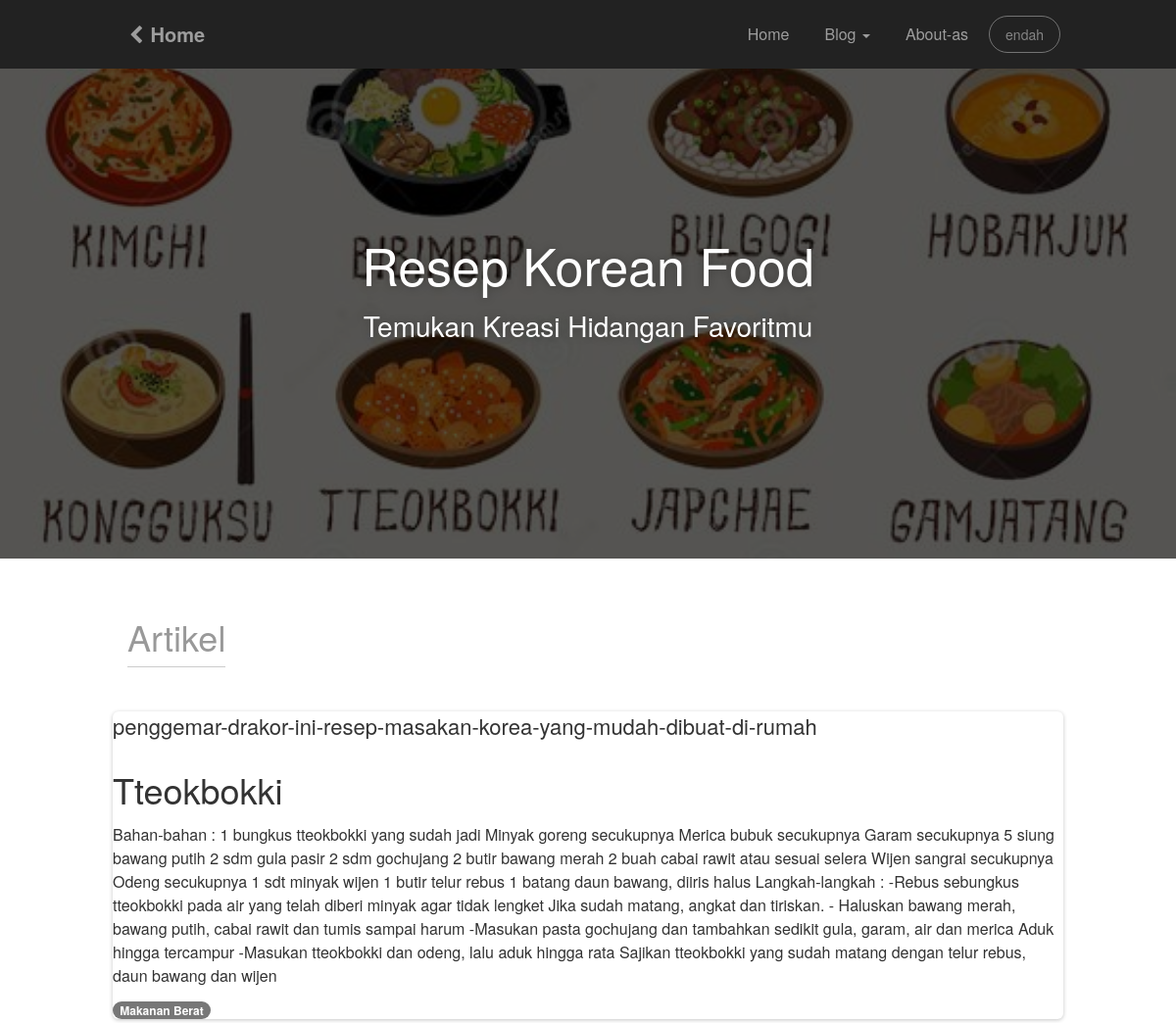
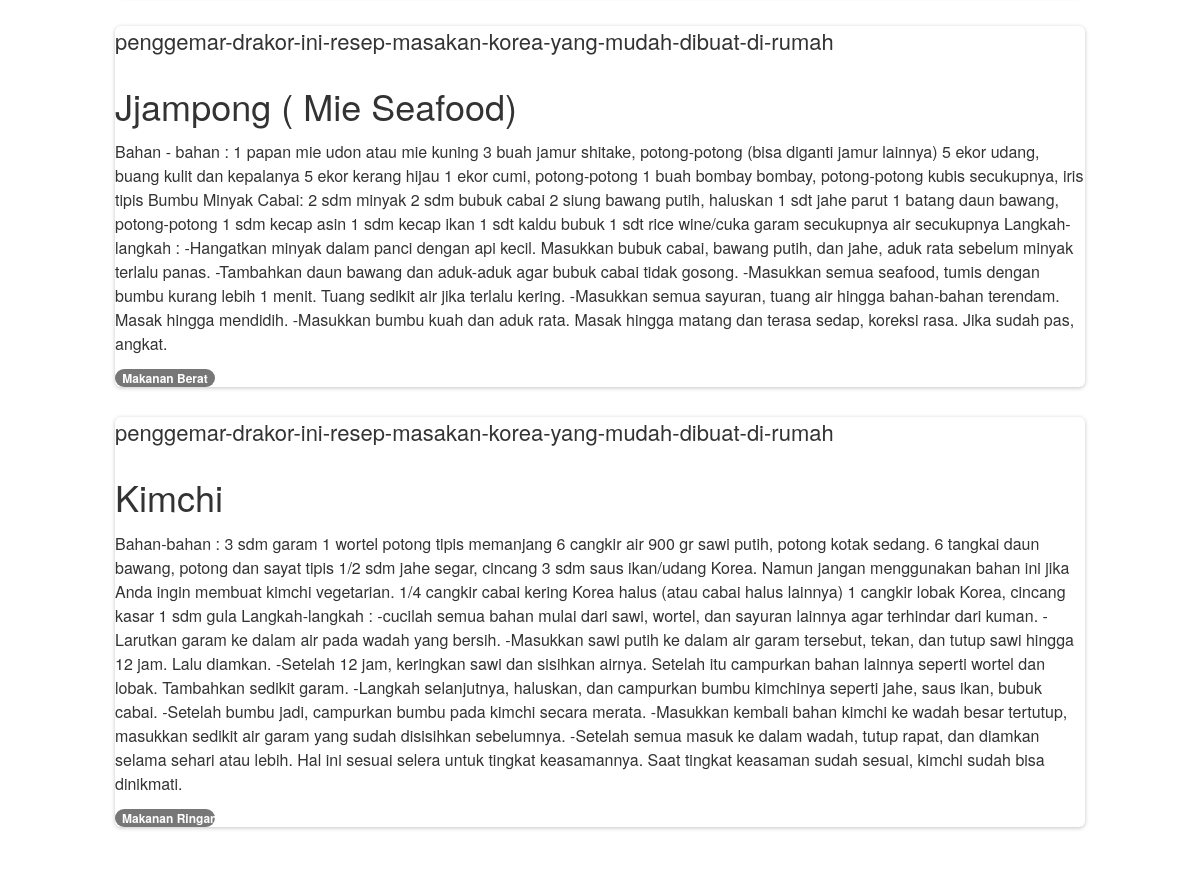
Screenshot of /makan_korea/ (signed in) with the database file from the repository (2 pictures, top to bottom).
### blog/models.py (models this page shows, shortened)
class Artikel(models.Model):
    nama = models.CharField(max_length=100,blank=True,null=True)
    judul = models.CharField(max_length=100)
    body = models.TextField()
    kategori = models.ForeignKey(Kategori, on_delete=models.CASCADE, blank=True,null=True)
    date = models.DateTimeField(auto_now_add=True)
    class meta :
        ordering = ['-id']
        verbose_name_plural = "Artikel"

class Kategori(models.Model):
    nama = models.CharField(max_length=100)
    def __str__(self):
         return self.nama
    class meta :
        verbose_name_plural = "Kategori"

### food/views.py (the view)
# urls.py: path('makan_korea/', makan_korea, name='makan_korea'),
def makan_korea(request):
    template_name = 'front/makan_korea.html'
    artikel = Artikel.objects.all()
    context = {
        'title':'makan_korea',
        'artikel': artikel
    }
    return render(request, template_name, context)

### templates/front/makan_korea.html
{% extends 'front/base.html' %}
{% load static %}
{% block content %}
<div class="wrapper">
    <div class="parallax filter-black">
        <div class="parallax-image">
            <img src="{%static 'front/img/korea5.jpg' %}" alt="..." />
        </div>
        <div class="small-info">
            <h1>Resep Korean Food</h1>
            <h3>Temukan Kreasi Hidangan Favoritmu</h3>
        </div>
    </div>
<div class="section">
        <div class="container">
            <h2 class="section-title">Artikel</h2>
            <div class="row">
                {% for a in artikel %}
                <div class="card">
                    <h4 class="fw-bolder">{{a.nama}}</h4>
                    <div class="card-body">
                    <h2 class="fw-bold">{{a.judul}}</h2>
                      <p class="card-text">{{a.body}}</p>
                      <div class="badge bg-primary text-wrap" style="width: 10rem;">
                        {{a.kategori}}
                      </div>
                    </div>
                  </div>
                {% endfor %}
            </div>
        </div>
 </div>
</div>
{% endblock content %}

### templates/front/base.html (shortened to what this page needs)
{% load static %}
<!doctype html>
<html lang="en">
<head>
    <link href="{%static 'bootstrap3/css/bootstrap.min.css' %}" rel="stylesheet" />
    <link href="{%static 'front/css/gsdk.css'%}" rel="stylesheet"/>
    <link href="{%static 'front/css/examples.css'%}" rel="stylesheet"/>
    <link href="http://maxcdn.bootstrapcdn.com/font-awesome/4.4.0/css/font-awesome.min.css" rel="stylesheet">
    <link href="{%static 'front/css/pe-icon-7-stroke.css' %}" rel="stylesheet" />
</head>
<body class="home">
<nav class="navbar navbar-inverse  navbar-fixed-top" role="navigation">
        <div class="container">
        <div class="navbar-header">
          <a class="navbar-brand" href=""><i class="fa fa-chevron-left"></i> Home</a>
        </div>
        <div class="collapse navbar-collapse">
          <ul  class="nav navbar-nav navbar-right">
                <li>
                    <a href="{%url 'home' %}">
                         Home
                    </a>
                </li>
                <li class="dropdown">
                    <a href="#" class="dropdown-toggle" data-toggle="dropdown">
                         Blog
                         <b class="caret"></b>
                    </a>
                </li>
                <li>
                    <a href="{%url 'about_us' %}">
                         About-as
                    </a>
                </li>
                <li>
                    {% if user != 'Anonymouse'%}
                    <a href="{% url 'dashboard' %}" class="btn btn-round btn-default">{{user}}</a>
                    {%else%}
                    <a href="{% url 'login' %}" class="btn btn-round btn-default">LOGIN</a>
                    {% endif %}
                </li>
           </ul>
        </div>
      </div>
    </nav>
{% block content %}
{% endblock content %}
</body>
</html>

### static/front/css/examples.css (style rules this page uses)
.section-title { font-weight: 300; display: inline-block; padding-bottom: 10px; border-bottom: 1px solid #CCCCCC; color: #999; }
.parallax { width: 100%; height: 570px; overflow: hidden; display: block; }
.parallax .small-info { color: #FFFFFF; text-shadow: 0 0 10px rgba(0, 0, 0, 0.27); top: 37%; position: absolute; text-align: center; width: 100%; z-index: 2; }
.parallax .small-info h3 { max-width: 790px; margin: 0 auto; line-height: 1.4; }
.parallax .parallax-image img { width: 100%; position: relative; }
.filter-black { position: relative; }
.filter-black:after { position: absolute; left: 0; top: 0; width: 100%; height: 100%; display: block; z-index: 1; background-color: rgba(0, 0, 0, 0.66); content: ""; }
.about-us .container, .contact-us .container, .pricing .container, .blog-page .container, .ecommerce .container, .home .container, .product-page .container, .blog-post .container { max-width: 970px; }

### rows the page displays
Artikel: nama "penggemar-drakor-ini-resep-masakan-korea-yang-mudah-dibuat-di-rumah", judul "Tteokbokki", body "Bahan-bahan : 1 bungkus tteokbokki yang sudah jadi Minyak goreng secukupnya Merica bubuk secukupnya Garam secukupnya 5 siung bawang putih 2 sdm gula pasir 2 sdm gochujang 2 butir bawang merah 2 buah cabai rawit atau sesuai selera Wijen sangrai secukupnya Odeng secukupnya 1 sdt minyak wijen 1 butir telur rebus 1 batang daun bawang, diiris halus Langkah-langkah : -Rebus sebungkus tteokbokki pada air yang telah diberi minyak agar tidak lengket Jika sudah matang, angkat dan tiriskan. - Haluskan bawang merah, bawang putih, cabai rawit dan tumis sampai harum -Masukan pasta gochujang dan tambahkan sedikit gula, garam, air dan merica Aduk hingga tercampur -Masukan tteokbokki dan odeng, lalu aduk…", kategori "Makanan Berat"
Artikel: nama "penggemar-drakor-ini-resep-masakan-korea-yang-mudah-dibuat-di-rumah", judul "Jjampong ( Mie Seafood)", body "Bahan - bahan : 1 papan mie udon atau mie kuning 3 buah jamur shitake, potong-potong (bisa diganti jamur lainnya) 5 ekor udang, buang kulit dan kepalanya 5 ekor kerang hijau 1 ekor cumi, potong-potong 1 buah bombay bombay, potong-potong kubis secukupnya, iris tipis Bumbu Minyak Cabai: 2 sdm minyak 2 sdm bubuk cabai 2 siung bawang putih, haluskan 1 sdt jahe parut 1 batang daun bawang, potong-potong 1 sdm kecap asin 1 sdm kecap ikan 1 sdt kaldu bubuk 1 sdt rice wine/cuka garam secukupnya air secukupnya Langkah-langkah : -Hangatkan minyak dalam panci dengan api kecil. Masukkan bubuk cabai, bawang putih, dan jahe, aduk rata sebelum minyak terlalu panas. -Tambahkan daun bawang dan aduk-aduk agar…", kategori "Makanan Berat"
Artikel: nama "penggemar-drakor-ini-resep-masakan-korea-yang-mudah-dibuat-di-rumah", judul "Kimchi", body "Bahan-bahan : 3 sdm garam 1 wortel potong tipis memanjang 6 cangkir air 900 gr sawi putih, potong kotak sedang. 6 tangkai daun bawang, potong dan sayat tipis 1/2 sdm jahe segar, cincang 3 sdm saus ikan/udang Korea. Namun jangan menggunakan bahan ini jika Anda ingin membuat kimchi vegetarian. 1/4 cangkir cabai kering Korea halus (atau cabai halus lainnya) 1 cangkir lobak Korea, cincang kasar 1 sdm gula Langkah-langkah : -cucilah semua bahan mulai dari sawi, wortel, dan sayuran lainnya agar terhindar dari kuman. -Larutkan garam ke dalam air pada wadah yang bersih. -Masukkan sawi putih ke dalam air garam tersebut, tekan, dan tutup sawi hingga 12 jam. Lalu diamkan. -Setelah 12 jam, keringkan…", kategori "Makanan Ringan"

### other values shown
{{ user }} "endah"
